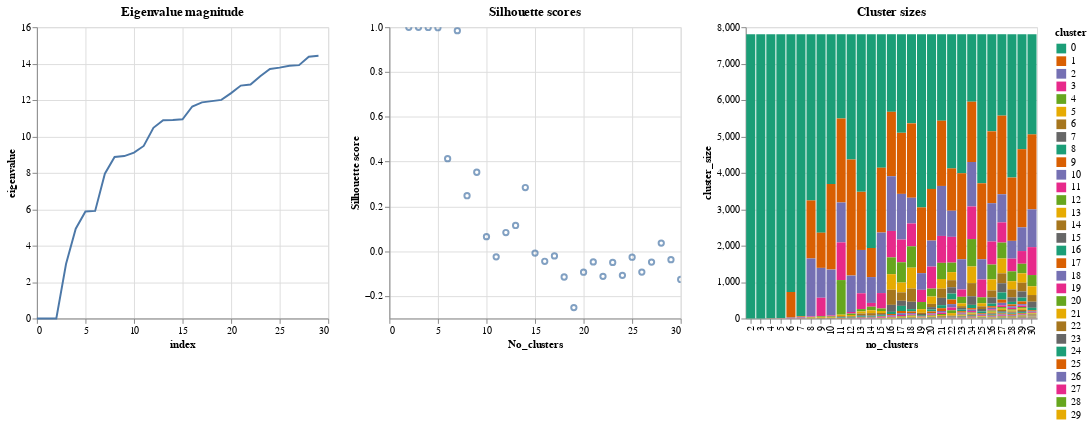

Write notebook code for a chart like this one.
### Code cell
Clustering.plot_cluster_diagnostics(results, sizes, eigvalues)

### Figure 1 — Vega-Lite specification as saved in the notebook (floating-point values rounded to 4 significant figures; data arrays with more than 128 entries replaced by an {"elided": "..."} marker saying what was removed)
{"config": {"view": {"continuousWidth": 400, "continuousHeight": 300}}, "hconcat": [{"data": {"name": "data-93b9a84863264f522db105a1b7e928e1"}, "mark": "line", "encoding": {"x": {"field": "index", "type": "quantitative"}, "y": {"field": "eigenvalue", "type": "quantitative"}}, "title": "Eigenvalue magnitude", "width": 300}, {"data": {"name": "data-b5e4d126993dd8375a5a44d07f8f8500"}, "mark": "point", "encoding": {"x": {"field": "No_clusters", "type": "quantitative"}, "y": {"field": "Silhouette score", "type": "quantitative"}}, "selection": {"selector005": {"type": "interval", "bind": "scales", "encodings": ["x", "y"]}}, "title": "Silhouette scores", "width": 300}, {"data": {"name": "data-5e01de747281a7c14ebd9d077eb7a2da"}, "mark": "bar", "encoding": {"color": {"field": "cluster", "scale": {"scheme": "dark2"}, "type": "ordinal"}, "x": {"field": "no_clusters", "type": "ordinal"}, "y": {"field": "cluster_size", "type": "quantitative"}}, "title": "Cluster sizes", "width": 300}], "$schema": "https://vega.github.io/schema/vega-lite/v4.17.0.json", "datasets": {"data-93b9a84863264f522db105a1b7e928e1": [{"eigenvalue": 1.38e-13, "index": 0}, {"eigenvalue": 1.41e-13, "index": 1}, {"eigenvalue": 2.394e-13, "index": 2}, {"eigenvalue": 2.989, "index": 3}, {"eigenvalue": 4.933, "index": 4}, {"eigenvalue": 5.875, "index": 5}, {"eigenvalue": 5.91, "index": 6}, {"eigenvalue": 7.956, "index": 7}, {"eigenvalue": 8.873, "index": 8}, {"eigenvalue": 8.921, "index": 9}, {"eigenvalue": 9.114, "index": 10}, {"eigenvalue": 9.477, "index": 11}, {"eigenvalue": 10.48, "index": 12}, {"eigenvalue": 10.89, "index": 13}, {"eigenvalue": 10.9, "index": 14}, {"eigenvalue": 10.94, "index": 15}, {"eigenvalue": 11.64, "index": 16}, {"eigenvalue": 11.87, "index": 17}, {"eigenvalue": 11.94, "index": 18}, {"eigenvalue": 12.01, "index": 19}, {"eigenvalue": 12.38, "index": 20}, {"eigenvalue": 12.79, "index": 21}, {"eigenvalue": 12.85, "index": 22}, {"eigenvalue": 13.31, "index": 23}, {"eigenvalue": 13.7, "index": 24}, {"eigenvalue": 13.78, "index": 25}, {"eigenvalue": 13.88, "index": 26}, {"eigenvalue": 13.91, "index": 27}, {"eigenvalue": 14.38, "index": 28}, {"eigenvalue": 14.43, "index": 29}], "data-b5e4d126993dd8375a5a44d07f8f8500": [{"No_clusters": 2, "Silhouette score": 0.9997}, {"No_clusters": 3, "Silhouette score": 0.9997}, {"No_clusters": 4, "Silhouette score": 0.9988}, {"No_clusters": 5, "Silhouette score": 0.9975}, {"No_clusters": 6, "Silhouette score": 0.4133}, {"No_clusters": 7, "Silhouette score": 0.9846}, {"No_clusters": 8, "Silhouette score": 0.2479}, {"No_clusters": 9, "Silhouette score": 0.3526}, {"No_clusters": 10, "Silhouette score": 0.06524}, {"No_clusters": 11, "Silhouette score": -0.02488}, {"No_clusters": 12, "Silhouette score": 0.08348}, {"No_clusters": 13, "Silhouette score": 0.1153}, {"No_clusters": 14, "Silhouette score": 0.2844}, {"No_clusters": 15, "Silhouette score": -0.008108}, {"No_clusters": 16, "Silhouette score": -0.04475}, {"No_clusters": 17, "Silhouette score": -0.02057}, {"No_clusters": 18, "Silhouette score": -0.1149}, {"No_clusters": 19, "Silhouette score": -0.2514}, {"No_clusters": 20, "Silhouette score": -0.09358}, {"No_clusters": 21, "Silhouette score": -0.04754}, {"No_clusters": 22, "Silhouette score": -0.1119}, {"No_clusters": 23, "Silhouette score": -0.04975}, {"No_clusters": 24, "Silhouette score": -0.1075}, {"No_clusters": 25, "Silhouette score": -0.02665}, {"No_clusters": 26, "Silhouette score": -0.09299}, {"No_clusters": 27, "Silhouette score": -0.04843}, {"No_clusters": 28, "Silhouette score": 0.03653}, {"No_clusters": 29, "Silhouette score": -0.03757}, {"No_clusters": 30, "Silhouette score": -0.1259}], "data-5e01de747281a7c14ebd9d077eb7a2da": {"elided": "463 records"}}}
